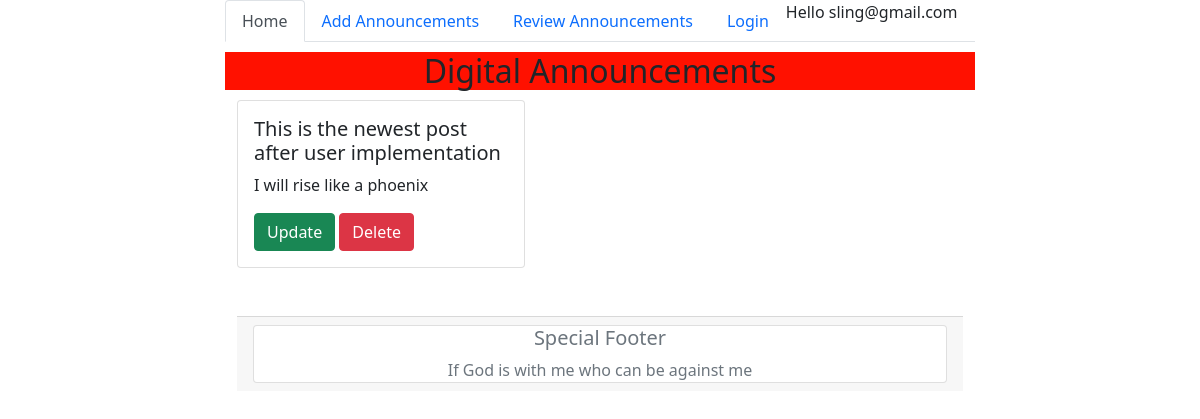
The page /review_announcements/ (signed in) on the database as committed earlier.
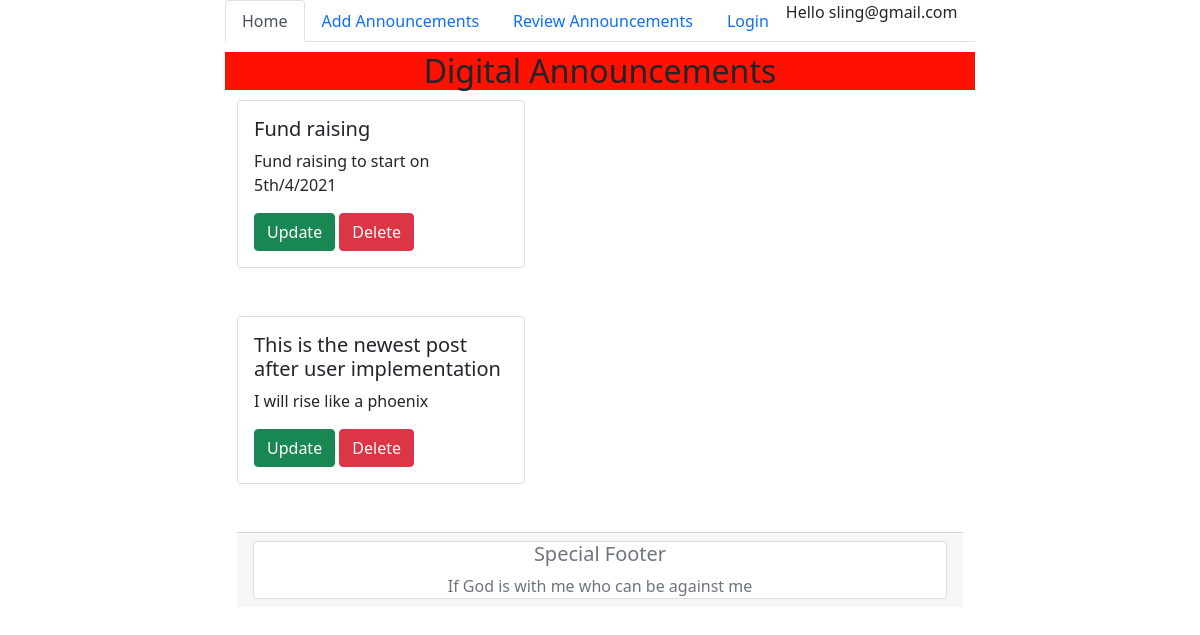
The same page on the database as committed later.
### announcement/models.py (models this page shows)
class Post(models.Model):
    title = models.CharField(max_length=250)
    body = models.TextField(blank=True, null=True)
    date_posted = models.DateTimeField(auto_now_add=True)
    date_updated = models.DateTimeField(auto_now=True)
    def __str__(self):
       return  self.title
    class Meta:
        ordering = ['-date_updated']

### announcement/views.py (the view)
# urls.py: path('review_announcements/',review_announcements, name='review_announcements'),
@login_required(login_url='account_login')
def review_announcements(request):
    post = Post.objects.all()
    context = {
        "posts":post
    }
    return render(request, 'announcement/review_announcements.html', context)

### templates/announcement/review_announcements.html (shortened to what this page needs)
{% extends 'base.html'%}
{% block content %}
<div class="container">
    {% for post in posts %}
    <div class="card" style="width: 18rem;">
        <div class="card-body">
          <h5 class="card-title">{{post}}</h5>
          <p class="card-text">{{post.body}}</p>
          <a class="btn btn-success" href="{%url 'update_announcements' post.id %}" role="button">Update</a>
          <a class="btn btn-danger" href="{%url 'delete_announcements' post.id %}" role="button">Delete</a>
        </div>
    </div> <br/><br/>
{% endfor %}
{% endblock%}

Rows that differ between the two databases and show on the page:
added Post: title "Fund raising", body "Fund raising to start on 5th/4/2021"
